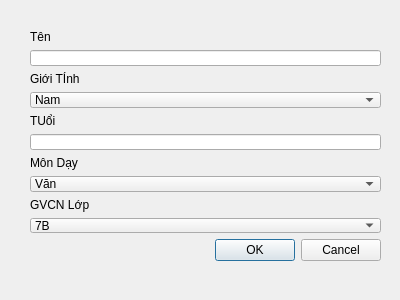
<?xml version="1.0" encoding="UTF-8"?>
<ui version="4.0">
 <class>Dialog</class>
 <widget class="QDialog" name="Dialog">
  <property name="geometry">
   <rect>
    <x>0</x>
    <y>0</y>
    <width>400</width>
    <height>300</height>
   </rect>
  </property>
  <property name="windowTitle">
   <string>Dialog</string>
  </property>
  <widget class="QWidget" name="">
   <property name="geometry">
    <rect>
     <x>30</x>
     <y>30</y>
     <width>351</width>
     <height>231</height>
    </rect>
   </property>
   <layout class="QVBoxLayout" name="verticalLayout_2">
    <item>
     <layout class="QVBoxLayout" name="verticalLayout">
      <item>
       <widget class="QLabel" name="label_3">
        <property name="text">
         <string>Tên</string>
        </property>
       </widget>
      </item>
      <item>
       <widget class="QLineEdit" name="name"/>
      </item>
      <item>
       <widget class="QLabel" name="label_4">
        <property name="text">
         <string>Giới TÍnh</string>
        </property>
       </widget>
      </item>
      <item>
       <widget class="QComboBox" name="gioitinh">
        <item>
         <property name="text">
          <string>Nam</string>
         </property>
        </item>
        <item>
         <property name="text">
          <string>Nữ</string>
         </property>
        </item>
       </widget>
      </item>
      <item>
       <widget class="QLabel" name="label_5">
        <property name="text">
         <string>TUổi</string>
        </property>
       </widget>
      </item>
      <item>
       <widget class="QLineEdit" name="age"/>
      </item>
      <item>
       <widget class="QLabel" name="label">
        <property name="text">
         <string>Môn Dạy</string>
        </property>
       </widget>
      </item>
      <item>
       <widget class="QComboBox" name="mon">
        <item>
         <property name="text">
          <string>Văn</string>
         </property>
        </item>
        <item>
         <property name="text">
          <string>Toán</string>
         </property>
        </item>
        <item>
         <property name="text">
          <string>Anh</string>
         </property>
        </item>
        <item>
         <property name="text">
          <string>KHTN</string>
         </property>
        </item>
       </widget>
      </item>
      <item>
       <widget class="QLabel" name="label_2">
        <property name="text">
         <string>GVCN Lớp</string>
        </property>
       </widget>
      </item>
      <item>
       <widget class="QComboBox" name="gvcn">
        <item>
         <property name="text">
          <string>7B</string>
         </property>
        </item>
        <item>
         <property name="text">
          <string>9D</string>
         </property>
        </item>
       </widget>
      </item>
     </layout>
    </item>
    <item>
     <widget class="QDialogButtonBox" name="buttonBox">
      <property name="orientation">
       <enum>Qt::Horizontal</enum>
      </property>
      <property name="standardButtons">
       <set>QDialogButtonBox::Cancel|QDialogButtonBox::Ok</set>
      </property>
     </widget>
    </item>
   </layout>
  </widget>
 </widget>
 <resources/>
 <connections>
  <connection>
   <sender>buttonBox</sender>
   <signal>accepted()</signal>
   <receiver>Dialog</receiver>
   <slot>accept()</slot>
   <hints>
    <hint type="sourcelabel">
     <x>248</x>
     <y>254</y>
    </hint>
    <hint type="destinationlabel">
     <x>157</x>
     <y>274</y>
    </hint>
   </hints>
  </connection>
  <connection>
   <sender>buttonBox</sender>
   <signal>rejected()</signal>
   <receiver>Dialog</receiver>
   <slot>reject()</slot>
   <hints>
    <hint type="sourcelabel">
     <x>316</x>
     <y>260</y>
    </hint>
    <hint type="destinationlabel">
     <x>286</x>
     <y>274</y>
    </hint>
   </hints>
  </connection>
 </connections>
</ui>
